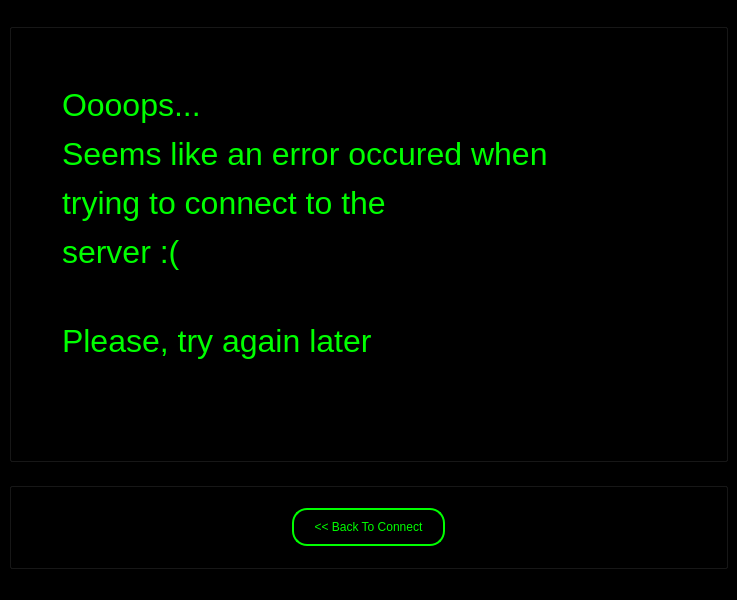
<?xml version="1.0" encoding="UTF-8"?>
<ui version="4.0">
 <class>MainWindow</class>
 <widget class="QMainWindow" name="MainWindow">
  <property name="geometry">
   <rect>
    <x>0</x>
    <y>0</y>
    <width>737</width>
    <height>600</height>
   </rect>
  </property>
  <property name="windowTitle">
   <string>MainWindow</string>
  </property>
  <property name="styleSheet">
   <string notr="true">background-color: black;</string>
  </property>
  <widget class="QWidget" name="centralwidget">
   <property name="styleSheet">
    <string notr="true">backgroud-color:black;</string>
   </property>
   <layout class="QVBoxLayout" name="verticalLayout_2">
    <item>
     <widget class="QGroupBox" name="GroupAll">
      <property name="sizePolicy">
       <sizepolicy hsizetype="Minimum" vsizetype="Minimum">
        <horstretch>0</horstretch>
        <verstretch>0</verstretch>
       </sizepolicy>
      </property>
      <property name="layoutDirection">
       <enum>Qt::LeftToRight</enum>
      </property>
      <property name="title">
       <string>GroupBox</string>
      </property>
      <property name="alignment">
       <set>Qt::AlignCenter</set>
      </property>
      <property name="flat">
       <bool>true</bool>
      </property>
      <property name="checkable">
       <bool>false</bool>
      </property>
      <layout class="QVBoxLayout" name="verticalLayout" stretch="0">
       <property name="spacing">
        <number>25</number>
       </property>
       <property name="leftMargin">
        <number>50</number>
       </property>
       <property name="topMargin">
        <number>10</number>
       </property>
       <property name="rightMargin">
        <number>50</number>
       </property>
       <property name="bottomMargin">
        <number>10</number>
       </property>
       <item>
        <widget class="QLabel" name="LabelWelcome">
         <property name="sizePolicy">
          <sizepolicy hsizetype="Preferred" vsizetype="Minimum">
           <horstretch>0</horstretch>
           <verstretch>0</verstretch>
          </sizepolicy>
         </property>
         <property name="lineWidth">
          <number>0</number>
         </property>
         <property name="text">
          <string>&lt;html&gt;&lt;head/&gt;&lt;body&gt;&lt;p&gt;&lt;span style=&quot; font-size:24pt; color:#00ff00;&quot;&gt;Oooops...&lt;/span&gt;&lt;/p&gt;&lt;p&gt;&lt;span style=&quot; font-size:24pt; color:#00ff00;&quot;&gt;Seems like an error occured when &lt;/span&gt;&lt;/p&gt;&lt;p&gt;&lt;span style=&quot; font-size:24pt; color:#00ff00;&quot;&gt;trying to connect to the &lt;/span&gt;&lt;/p&gt;&lt;p&gt;&lt;span style=&quot; font-size:24pt; color:#00ff00;&quot;&gt;server :(&lt;/span&gt;&lt;/p&gt;&lt;p&gt;&lt;br/&gt;&lt;/p&gt;&lt;p&gt;&lt;span style=&quot; font-size:24pt; color:#00ff00;&quot;&gt;Please, try again later&lt;/span&gt;&lt;/p&gt;&lt;p&gt;&lt;br/&gt;&lt;/p&gt;&lt;/body&gt;&lt;/html&gt;</string>
         </property>
         <property name="alignment">
          <set>Qt::AlignLeading|Qt::AlignLeft|Qt::AlignVCenter</set>
         </property>
        </widget>
       </item>
      </layout>
     </widget>
    </item>
    <item>
     <widget class="QGroupBox" name="GroupBackButton">
      <property name="sizePolicy">
       <sizepolicy hsizetype="Minimum" vsizetype="Fixed">
        <horstretch>0</horstretch>
        <verstretch>0</verstretch>
       </sizepolicy>
      </property>
      <property name="styleSheet">
       <string notr="true">background-color:black;
</string>
      </property>
      <property name="title">
       <string>BackButton</string>
      </property>
      <property name="flat">
       <bool>true</bool>
      </property>
      <layout class="QHBoxLayout" name="horizontalLayout_2">
       <property name="spacing">
        <number>50</number>
       </property>
       <property name="leftMargin">
        <number>20</number>
       </property>
       <property name="topMargin">
        <number>20</number>
       </property>
       <property name="rightMargin">
        <number>20</number>
       </property>
       <property name="bottomMargin">
        <number>20</number>
       </property>
       <item>
        <widget class="QPushButton" name="ButtonBack">
         <property name="sizePolicy">
          <sizepolicy hsizetype="Fixed" vsizetype="Fixed">
           <horstretch>0</horstretch>
           <verstretch>0</verstretch>
          </sizepolicy>
         </property>
         <property name="styleSheet">
          <string notr="true">font: 14pt &quot;Arial&quot;;
border-radius: 15px;
border: 2px solid #00ff00;
color: #00ff00;
padding-top: 10px;
padding-bottom: 10px;
padding-left: 20px;
padding-right: 20px; </string>
         </property>
         <property name="text">
          <string>&lt;&lt; Back To Connect</string>
         </property>
        </widget>
       </item>
      </layout>
     </widget>
    </item>
   </layout>
  </widget>
  <widget class="QMenuBar" name="menubar">
   <property name="geometry">
    <rect>
     <x>0</x>
     <y>0</y>
     <width>737</width>
     <height>26</height>
    </rect>
   </property>
  </widget>
  <widget class="QStatusBar" name="statusbar"/>
 </widget>
 <resources/>
 <connections/>
</ui>
